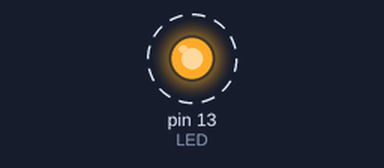
Simulated run of this sketch. Board: Arduino Uno, built with avr-gcc and run on an emulated ATmega328P. Shown: output pins drawn as LEDs (lit = HIGH). Dashed ring = blinking. What the sketch prints to the serial monitor is not drawn.

Above: at 0.5 s.
Timing chart, 0 to 3.5 s (numbered marks = the images above):
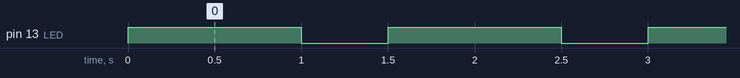

The sketch:

LED__Serial.ino
```cpp
int LED = 13;
int counter=0;
void setup() {
  pinMode(LED, OUTPUT);
  Serial.begin(9600);
}

void loop() {
  counter = counter + 1; // adding one every loop
  Serial.print("BLink Number #");
  Serial.println(counter);
  digitalWrite(LED,HIGH);
  delay(1000);
  digitalWrite(LED,LOW);
  delay(500);
}
```

Measured:
- by itself, pin 13 (LED): alternates HIGH for 1.0 s and LOW for 0.50 s
